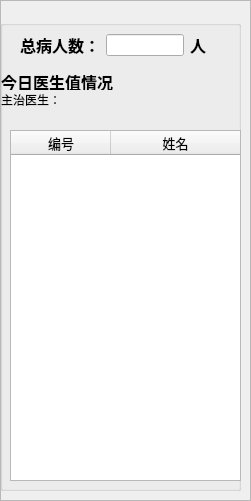
   <widget class="QFrame" name="scrollArea_today">
    <property name="geometry">
     <rect>
      <x>40</x>
      <y>30</y>
      <width>251</width>
      <height>501</height>
     </rect>
    </property>
    <property name="frameShape">
     <enum>QFrame::StyledPanel</enum>
    </property>
    <property name="frameShadow">
     <enum>QFrame::Raised</enum>
    </property>
    <widget class="QWidget" name="layoutWidget_2">
     <property name="geometry">
      <rect>
       <x>1</x>
       <y>70</y>
       <width>195</width>
       <height>20</height>
      </rect>
     </property>
     <layout class="QHBoxLayout" name="horizontalLayout_2">
      <item>
       <widget class="QLabel" name="label_6">
        <property name="styleSheet">
         <string notr="true">border-image: url();</string>
        </property>
        <property name="text">
         <string>&lt;html&gt;&lt;head/&gt;&lt;body&gt;&lt;p&gt;&lt;span style=&quot; font-size:12pt; font-weight:600;&quot;&gt;今日医生值情况&lt;/span&gt;&lt;/p&gt;&lt;/body&gt;&lt;/html&gt;</string>
        </property>
       </widget>
      </item>
      <item>
       <spacer name="horizontalSpacer">
        <property name="orientation">
         <enum>Qt::Horizontal</enum>
        </property>
        <property name="sizeHint" stdset="0">
         <size>
          <width>68</width>
          <height>18</height>
         </size>
        </property>
       </spacer>
      </item>
     </layout>
    </widget>
    <widget class="QWidget" name="layoutWidget_3">
     <property name="geometry">
      <rect>
       <x>1</x>
       <y>90</y>
       <width>216</width>
       <height>20</height>
      </rect>
     </property>
     <layout class="QHBoxLayout" name="horizontalLayout_3">
      <item>
       <widget class="QLabel" name="label_8">
        <property name="styleSheet">
         <string notr="true">border-image: url();
font: 12pt &quot;黑体&quot;;</string>
        </property>
        <property name="text">
         <string>主治医生：</string>
        </property>
       </widget>
      </item>
      <item>
       <spacer name="horizontalSpacer_2">
        <property name="orientation">
         <enum>Qt::Horizontal</enum>
        </property>
        <property name="sizeHint" stdset="0">
         <size>
          <width>128</width>
          <height>18</height>
         </size>
        </property>
       </spacer>
      </item>
     </layout>
    </widget>
    <widget class="QWidget" name="layoutWidget_4">
     <property name="geometry">
      <rect>
       <x>20</x>
       <y>30</y>
       <width>186</width>
       <height>31</height>
      </rect>
     </property>
     <layout class="QHBoxLayout" name="horizontalLayout">
      <item>
       <widget class="QLabel" name="label">
        <property name="styleSheet">
         <string notr="true">border-image: url();</string>
        </property>
        <property name="text">
         <string>&lt;html&gt;&lt;head/&gt;&lt;body&gt;&lt;p&gt;&lt;span style=&quot; font-size:12pt; font-weight:600;&quot;&gt;总病人数：&lt;/span&gt;&lt;/p&gt;&lt;/body&gt;&lt;/html&gt;</string>
        </property>
       </widget>
      </item>
      <item>
       <widget class="QLineEdit" name="PcountE">
        <property name="styleSheet">
         <string notr="true">font: 75 12pt &quot;Adobe 黑体 rgb(255, 0, 0)Std R&quot;;
border-image: url();</string>
        </property>
        <property name="text">
         <string/>
        </property>
       </widget>
      </item>
      <item>
       <widget class="QLabel" name="label_3">
        <property name="styleSheet">
         <string notr="true">border-image: url();</string>
        </property>
        <property name="text">
         <string>&lt;html&gt;&lt;head/&gt;&lt;body&gt;&lt;p&gt;&lt;span style=&quot; font-size:12pt; font-weight:600;&quot;&gt;人&lt;/span&gt;&lt;/p&gt;&lt;/body&gt;&lt;/html&gt;</string>
        </property>
       </widget>
      </item>
     </layout>
    </widget>
    <widget class="QTableWidget" name="TDoc">
     <property name="geometry">
      <rect>
       <x>10</x>
       <y>130</y>
       <width>231</width>
       <height>351</height>
      </rect>
     </property>
     <property name="styleSheet">
      <string notr="true">border-image: url();</string>
     </property>
     <attribute name="horizontalHeaderStretchLastSection">
      <bool>true</bool>
     </attribute>
     <attribute name="verticalHeaderCascadingSectionResizes">
      <bool>false</bool>
     </attribute>
     <column>
      <property name="text">
       <string>编号</string>
      </property>
      <property name="font">
       <font>
        <pointsize>10</pointsize>
        <weight>50</weight>
        <bold>false</bold>
       </font>
      </property>
     </column>
     <column>
      <property name="text">
       <string>姓名</string>
      </property>
      <property name="font">
       <font>
        <pointsize>10</pointsize>
       </font>
      </property>
     </column>
    </widget>
    <widget class="QGroupBox" name="groupBox">
     <property name="geometry">
      <rect>
       <x>0</x>
       <y>20</y>
       <width>241</width>
       <height>471</height>
      </rect>
     </property>
     <property name="title">
      <string/>
     </property>
    </widget>
    <zorder>groupBox</zorder>
    <zorder>layoutWidget_2</zorder>
    <zorder>layoutWidget_3</zorder>
    <zorder>layoutWidget_4</zorder>
    <zorder>TDoc</zorder>
   </widget>
